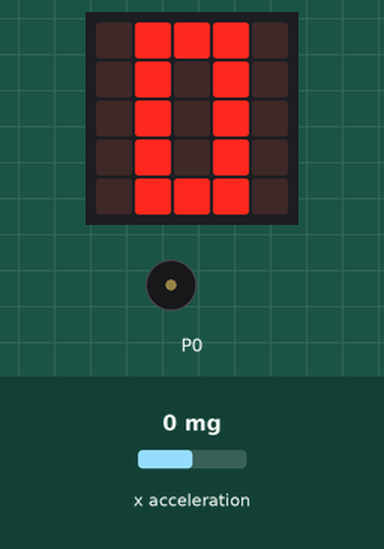
Bench run of a program on a simulated BBC micro:bit (MakeCode). On the bench: the board's 5×5 LED display, buzzer (waves = sounding). The test bench sets the inputs (shaded band); at power-on: x acceleration 0 mg.

Above: at 1.2 s.
1.3 s: x acceleration set to -664 mg
3.8 s: x acceleration set to -751 mg
At 4.2 s:
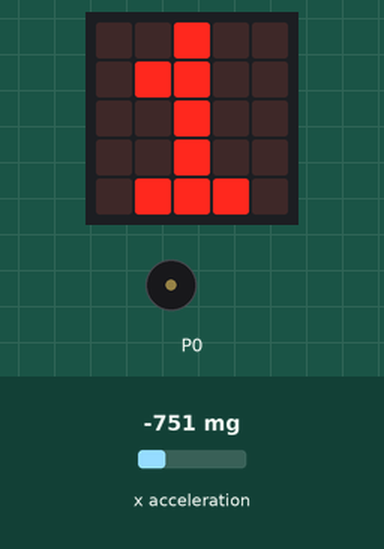
18.1 s: x acceleration set to 0 mg
At 19.3 s:
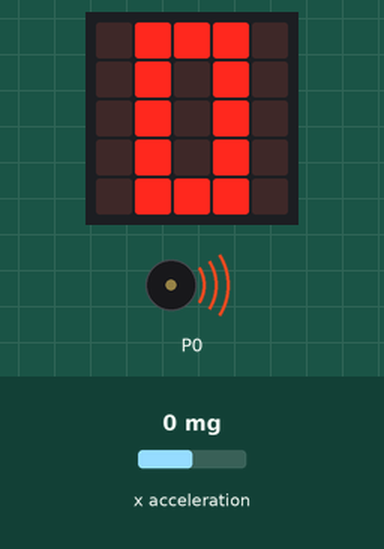
23.6 s: x acceleration set to -1440 mg
At 26.8 s:
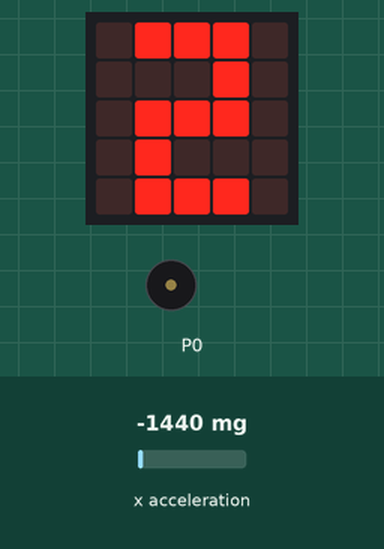
Timing chart, 0 to 28.3 s (numbered marks = the images above; inputs shaded):
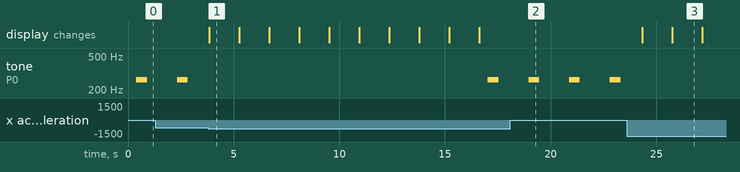

The program:

main.ts
```typescript
function 줄넘기_횟수_10증가_표시 () {
    if (줄넘기횟수 % 10 == 0) {
        basic.showLeds(`
            . # # # .
            . # . # .
            . # . # .
            . # . # .
            . # # # .
            `)
        music.playTone(262, music.beat(BeatFraction.Whole))
        basic.pause(1000)
    }
}
function 줄넘기일의자리수_4출력 () {
    if (줄넘기횟수 % 10 == 4) {
        basic.showLeds(`
            . . # # .
            . # . # .
            # . . # .
            # # # # #
            . . . # .
            `)
        basic.pause(1000)
    }
}
function 움직임변화크기측정 () {
    움직임변화크기 = Math.abs(input.acceleration(Dimension.X) - 평상시움직임값)
}
function 줄넘기일의자리수_8출력 () {
    if (줄넘기횟수 % 10 == 8) {
        basic.showLeds(`
            . # # # .
            . # . # .
            . # # # .
            . # . # .
            . # # # .
            `)
        basic.pause(1000)
    }
}
function 줄넘기일의자리수_6출력 () {
    if (줄넘기횟수 % 10 == 6) {
        basic.showLeds(`
            . # # # .
            . # . . .
            . # # # .
            . # . # .
            . # # # .
            `)
        basic.pause(1000)
    }
}
function 줄넘기일의자리수_3출력 () {
    if (줄넘기횟수 % 10 == 3) {
        basic.showLeds(`
            . # # # .
            . . . # .
            . # # # .
            . . . # .
            . # # # .
            `)
        basic.pause(1000)
    }
}
function 평상시움직임측정 () {
    평상시움직임값 = input.acceleration(Dimension.X)
}
function 줄넘기일의자리수_9출력 () {
    if (줄넘기횟수 % 10 == 9) {
        basic.showLeds(`
            . # # # .
            . # . # .
            . # # # .
            . . . # .
            . # # # .
            `)
        basic.pause(1000)
    }
}
function 줄넘기일의자리수_1출력 () {
    if (줄넘기횟수 % 10 == 1) {
        basic.showLeds(`
            . . # . .
            . # # . .
            . . # . .
            . . # . .
            . # # # .
            `)
        basic.pause(1000)
    }
}
function 줄넘기횟수에따라이미지와소리출력 () {
    줄넘기일의자리수_1출력()
    줄넘기일의자리수_2출력()
    줄넘기일의자리수_3출력()
    줄넘기일의자리수_4출력()
    줄넘기일의자리수_5출력()
    줄넘기일의자리수_6출력()
    줄넘기일의자리수_7출력()
    줄넘기일의자리수_8출력()
    줄넘기일의자리수_9출력()
    줄넘기_횟수_10증가_표시()
}
function 줄넘기일의자리수_2출력 () {
    if (줄넘기횟수 % 10 == 2) {
        basic.showLeds(`
            . # # # .
            . . . # .
            . # # # .
            . # . . .
            . # # # .
            `)
        basic.pause(1000)
    }
}
function 줄넘기횟수측정 () {
    if (움직임변화크기 > 700) {
        줄넘기횟수 = 줄넘기횟수 + 1
    }
}
function 줄넘기일의자리수_5출력 () {
    if (줄넘기횟수 % 10 == 5) {
        basic.showLeds(`
            . # # # .
            . # . . .
            . # # # .
            . . . # .
            . # # # .
            `)
        basic.pause(1000)
    }
}
function 줄넘기일의자리수_7출력 () {
    if (줄넘기횟수 % 10 == 7) {
        basic.showLeds(`
            # # # # #
            . . . . #
            . . . # .
            . . # . .
            . . # . .
            `)
        basic.pause(1000)
    }
}
let 평상시움직임값 = 0
let 움직임변화크기 = 0
let 줄넘기횟수 = 0
줄넘기횟수 = 0
평상시움직임측정()
basic.forever(function () {
    움직임변화크기측정()
    줄넘기횟수측정()
    줄넘기횟수에따라이미지와소리출력()
})
```

test.ts
```typescript
// 테스트는 여기로 이동합니다; 이 패키지가 확장으로 사용될 때 컴파일되지 않을 것 입니다.
```

Measured:
- the behaviour switches between -700 and -701 mg on x acceleration (found by bisection; images 0 and 1)
- after the input at 3.8 s, the display: changes after 0.05 s (image 1)
- after the input at 18.1 s, tone on P0: alternates 262 Hz for 0.50 s and silent for 1.4 s, starting after 0.86 s
- after the input at 23.6 s, tone on P0: stops changing and stays silent; the display: first changes after 0.73 s (image 3 shows a later state)
- what the display in image 1 shows lasts 1.4 s, from 3.9 s to 5.3 s
